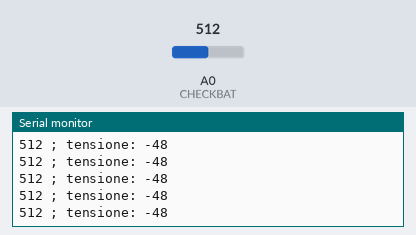
Recording of a sketch running on a simulated Arduino Uno, built with avr-gcc and run on an emulated ATmega328P. Shown: the last lines printed to the serial monitor. The test bench sets the inputs (shaded band); at power-on: A0 (CHECKBAT) = 512.

Above: at 1.2 s.
1.3 s: A0 (CHECKBAT) set to 716
At 1.46 s:
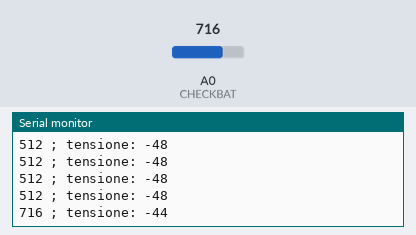
2.8 s: A0 (CHECKBAT) set to 900
At 2.91 s:
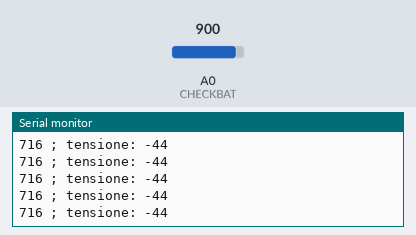
Timing chart, 0 to 5.8 s (numbered marks = the images above; inputs shaded):
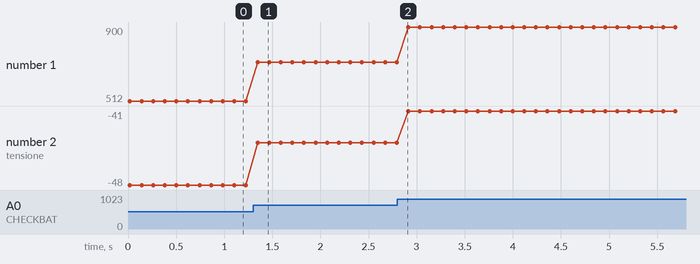

Measured:
- after the input at 1.3 s, the serial monitor: prints a new line after 0.05 s (image 1)
- plotted number 1: 512 → 716 after the input at 1.3 s, 716 → 900 after the input at 2.8 s
- plotted number 2: -48 → -44 after the input at 1.3 s, -44 → -41 after the input at 2.8 s

The sketch:

chech_battery.ino
```cpp
#define CHECKBAT 0
#define BATEN 1
#define BAT0 digitalWrite(BATEN, LOW)
#define BAT1 digitalWrite(BATEN, HIGH)
// the setup routine runs once when you press reset:
void setup() {
  // initialize serial communication at 9600 bits per second:
  Serial.begin(115200);
  pinMode(BATEN, OUTPUT);
  pinMode(CHECKBAT, INPUT);
}

// the loop routine runs over and over again forever:
void loop() {
  // read the input on analog pin 0:
  BAT1;
  delay(20);
  int sensorValue = analogRead(CHECKBAT);
  BAT0;
  // print out the value you read:
  Serial.print(sensorValue);
  Serial.print(" ; tensione: ");
  int tens = (sensorValue-2950) /50; //da 1 a 10
  Serial.println(tens);
  delay(100);  // delay in between reads for stability
}
```
